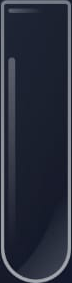
#> input picture tubes/bottle0_tube9.png, 72 x 283 px; its folder holds 4 pictures in this run
$ python colorDetect.py
#> lines starting #> are read from the running program, lines starting #| are printed output that depends on the picture; after the words box and inside, x2 and y2 are one past the last pixel; in counts of white or black regions, pixels touching at a corner belong together
import cv2 as cv
import numpy as np
import os
from collections import defaultdict

# === Configuration ===
script_dir = os.path.dirname(os.path.abspath(__file__))
input_folder = os.path.join(script_dir, "../tubes")
output_folder = os.path.join(script_dir, "../color")

# HSV color ranges (adjust if needed)
color_hsv_ranges = {
    "red1": ([0, 100, 100], [10, 255, 255]),
    "red2": ([160, 100, 100], [179, 255, 255]),
    "cyan": ([80, 100, 100], [100, 255, 255]),
    "green": ([45, 100, 100], [75, 255, 255]),
    "pink": ([140, 100, 150], [160, 255, 255]),
    "tan": ([10, 50, 150], [20, 180, 255]),
    "white": ([0, 0, 200], [179, 30, 255]),
    "orange": ([10, 150, 150], [25, 255, 255]),
    "lime": ([35, 100, 100], [45, 255, 255]),
    "rose": ([160, 50, 150], [170, 255, 255]),
    "blue": ([100, 100, 100], [130, 255, 255]),
    "lavender": ([125, 50, 150], [140, 255, 255]),
    "purple": ([140, 100, 100], [155, 255, 255]),
    "brown": ([10, 100, 20], [20, 200, 200]),
    "black": ([0, 0, 0], [180, 255, 50]),
}

# BGR colors for annotation
bgr_colors = {
    "red": (0, 0, 255),
    "cyan": (255, 255, 0),
    "green": (0, 255, 0),
    "pink": (255, 0, 255),
    "tan": (180, 200, 140),
    "white": (255, 255, 255),
    "orange": (0, 165, 255),
    "lime": (0, 255, 150),
    "rose": (255, 102, 204),
    "blue": (255, 0, 0),
    "lavender": (230, 190, 255),
    "purple": (128, 0, 128),
    "brown": (42, 42, 165),
    "black": (50, 50, 50),
}


def extract_color_boxes(hsv_img):
    """Detect color masks and extract bounding boxes per color."""
    color_masks = {}
    color_boxes = defaultdict(list)

    # Combine red ranges
    red_mask = cv.bitwise_or(
        cv.inRange(
            hsv_img,
            np.array(color_hsv_ranges["red1"][0]),
            np.array(color_hsv_ranges["red1"][1]),
        ),
        cv.inRange(
            hsv_img,
            np.array(color_hsv_ranges["red2"][0]),
            np.array(color_hsv_ranges["red2"][1]),
        ),
    )
    color_masks["red"] = red_mask

    # Other colors
    for color in color_hsv_ranges:
        if color in ["red1", "red2"]:
            continue
        lower, upper = np.array(color_hsv_ranges[color][0]), np.array(
            color_hsv_ranges[color][1]
        )
        color_masks[color] = cv.inRange(hsv_img, lower, upper)

    # Find contours and bounding boxes
    for color, mask in color_masks.items():
        contours, _ = cv.findContours(mask, cv.RETR_EXTERNAL, cv.CHAIN_APPROX_SIMPLE)
        for cnt in contours:
            x, y, w, h = cv.boundingRect(cnt)
            area = w * h
            color_boxes[color].append((x, y, w, h, area))

    return color_boxes


def main():
    # Load all image paths
    image_files = [
        os.path.join(input_folder, f)
        for f in os.listdir(input_folder)
        if f.lower().endswith((".png", ".jpg", ".jpeg"))
    ]
    if not image_files:
        print("No images found in folder:", input_folder)
        return

    # Step 1: Calculate reference area from all tubes (using middle strips)
    ref_area = None
    for file in image_files:
        img = cv.imread(file)
#> img is the input picture: shape (283, 72, 3); mean B, G, R 61.1, 46.8, 41.7
        strip = img[3:-3, 17:-17]  # crop middle strip
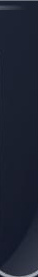
#> strip: shape (277, 38, 3); mean B, G, R 49.4, 34.6, 29.1
        hsv_strip = cv.cvtColor(strip, cv.COLOR_BGR2HSV)
#> hsv_strip: shape (277, 38, 3); mean H, S, V 112, 108.3, 49.4
        boxes = extract_color_boxes(hsv_strip)
#> in extract_color_boxes, `red_mask = cv.bitwise_or( cv.inRange( hsv_img, np.array(color_hsv_rang..`: red_mask: shape (277, 38); every value is 0
#> after the loop in extract_color_boxes, `for color in color_hsv_ranges:`: color_masks = 14 items
#> the loop in extract_color_boxes, `for color, mask in color_masks.items():` made 14 passes
#> color on passes 1 to 12: 'red', 'cyan', 'green', 'pink', 'tan', 'white', 'orange', 'lime', 'rose', 'blue', 'lavender', 'purple'
#> boxes = 1 item
        for color, rects in boxes.items():
            if color == "black":
                continue
            for _, _, _, _, area in rects:
                if ref_area is None or area < ref_area:
                    ref_area = area
#> this loop made 1 pass
#> pass 2 of the loop in main, `for file in image_files:`:
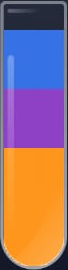
#> input picture tubes/bottle10_tube4.png, 68 x 270 px
#> in main, img is the input picture: shape (270, 68, 3); mean B, G, R 119.9, 112.8, 152
#> red_mask: shape (264, 34); every value is 0
#> the loop in extract_color_boxes (call 2), `for color, mask in color_masks.items():` made 14 passes
#> in main, `boxes = extract_color_boxes(hsv_strip)`: boxes = 8 items
#> the loop in main, `for color, rects in boxes.items():` made 8 passes
#> (color, rects) on passes 1, 2, 3, 4, 5, 7, 8: ('pink', [(0, 144, 34, 1, 34)]), ('tan', [(0, 256, 34, 8, 272), (0, 145, 34, 1, 34)]), ('orange', [(0, 145, 34, 118, 4012)]), ('blue', [(0, 27, 34, 60, 2040)]), ('lavender', [(0, 86, 34, 58, 1972)]), ('brown', [(2, 260, 1, 1, 1)]), ('black', [(32, 263, 2, 1, 2), (0, 263, 1, 1, 1)])
#> after the loop in main, `for color, rects in boxes.items():`: ref_area = 1
#> pass 3 of the loop in main, `for file in image_files:`:
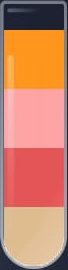
#> input picture tubes/bottle10_tube7.png, 68 x 270 px
#> in main, img is the input picture: shape (270, 68, 3); mean B, G, R 106, 132.3, 200.8
#> in extract_color_boxes (call 3), `red_mask = cv.bitwise_or( cv.inRange( hsv_img, np.array(color_hsv_rang..`:
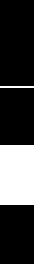
#> red_mask: shape (264, 34); 23.5% white; 2 white regions, box (x1, y1, x2, y2) and area: (0, 145, 34, 205) 2040, (0, 86, 34, 88) 68
#> the loop in extract_color_boxes (call 3), `for color, mask in color_masks.items():` made 14 passes
#> in main, `boxes = extract_color_boxes(hsv_strip)`: boxes = 6 items
#> the loop in main, `for color, rects in boxes.items():` made 6 passes
#> (color, rects) on passes 1, 4, 5, 6: ('red', [(0, 145, 34, 60, 2040), (0, 86, 34, 2, 68)]), ('orange', [(0, 27, 34, 59, 2006)]), ('brown', [(0, 26, 34, 1, 34)]), ('black', [(32, 263, 2, 1, 2), (0, 263, 1, 1, 1), (0, 1, 34, 24, 816)])
#> after the loop in main, `for color, rects in boxes.items():`: ref_area = 1
#> the loop made 4 passes; the first 3 are shown

    if ref_area is None:
        print("No non-black color areas found across images.")
        return

    print(f"Reference color area: {ref_area}")
#| Reference color area: 1

    # Step 2: Process each tube for color detection and annotation
    for idx, file in enumerate(image_files):
        img = cv.imread(file)
        original = img.copy()
        strip = img[3:-3, 15:-15]
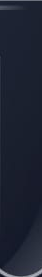
#> strip: shape (277, 42, 3); mean B, G, R 49.6, 34.8, 29.3
        hsv_strip = cv.cvtColor(strip, cv.COLOR_BGR2HSV)
#> hsv_strip: shape (277, 42, 3); mean H, S, V 112, 108, 49.6

        color_boxes = extract_color_boxes(hsv_strip)
#> in extract_color_boxes (call 5), `red_mask = cv.bitwise_or( cv.inRange( hsv_img, np.array(color_hsv_rang..`: red_mask: shape (277, 42); every value is 0
#> color_boxes = 1 item
        tube_colors = []

        # Detect and record colors above half reference area
        for color, boxes in color_boxes.items():
            for x, y, w, h, area in sorted(
                boxes, key=lambda b: b[1]
            ):  # sort by vertical position
                if area < ref_area / 2:
                    continue
                tube_colors.append(color)
                # Draw box on original image (adjusting coords for strip offset)
                cv.rectangle(
                    original,
                    (x + 15, y + 3),
                    (x + w + 15, y + h + 3),
                    bgr_colors.get(color, (200, 200, 200)),
                    2,
                )
                cv.putText(
                    original,
                    color,
                    (x + 18, y + 15),
                    cv.FONT_HERSHEY_SIMPLEX,
                    0.5,
                    bgr_colors.get(color, (200, 200, 200)),
                    1,
                    cv.LINE_AA,
                )
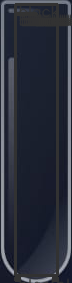
#> original: shape (283, 72, 3); 13.93% of pixels changed, all inside (x1, y1, x2, y2) = (14, 3, 72, 283)
#> after the loop, tube_colors = ['black', 'black', 'black', 'black', 'black', 'black', 'black', 'black', 'black', 'black', 'black', 'black', 'black', 'black']

        # Estimate empty capacity (how many segments black areas can hold)
        black_boxes = color_boxes.get("black", [])
#> black_boxes = 14 items, first 6: (38, 274, 4, 3, 12), (0, 274, 4, 3, 12), (20, 10, 1, 1, 1), (18, 10, 1, 1, 1), (16, 10, 1, 1, 1), (14, 10, 1, 1, 1)
        empty_capacity = 0
        for _, _, _, h, area in black_boxes:
            if area >= ref_area / 2:
                empty_capacity += int(
                    round(h / (ref_area / (h if h > 0 else 1)))
                )  # fallback to h to avoid div by zero
#> this loop made 14 passes
#> (h, area, empty_capacity) on pass 14: (271, 11382, 73470)
#> after the loop, empty_capacity = 73470

        # Print output for the tube
        print(f"Tube {idx + 1}:")
        print("  Colors:", tube_colors if tube_colors else ["empty"])
#|   Colors: ['black', 'black', 'black', 'black', 'black', 'black', 'black', 'black', 'black', 'black', 'black', 'black', 'black', 'black']
        print("  Empty capacity:", empty_capacity)
#|   Empty capacity: 73470

        # Save or show annotated image
        if output_folder:
            os.makedirs(output_folder, exist_ok=True)
            cv.imwrite(
                os.path.join(output_folder, f"annotated_tube_{idx+1}.png"), original
            )
        else:
            cv.imshow(f"Annotated Tube {idx+1}", original)
            cv.waitKey(0)
            cv.destroyAllWindows()
#> pass 2 of the loop in main, `for idx, file in enumerate(image_files):`:
#> in main, `strip = img[3:-3, 15:-15]`:
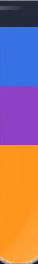
#> strip: shape (264, 38, 3); mean B, G, R 118.3, 113.3, 161.3
#> red_mask: shape (264, 38); every value is 0
#> color_boxes = 8 items
#> the loop in main, `for color, boxes in color_boxes.items():` made 8 passes
#> (color, boxes) on passes 1, 2, 3, 4, 5, 7, 8: ('pink', [(1, 144, 37, 1, 37)]), ('tan', [(0, 255, 38, 9, 342), (0, 145, 38, 1, 38)]), ('orange', [(0, 145, 38, 118, 4484)]), ('blue', [(0, 27, 38, 60, 2280)]), ('lavender', [(0, 86, 38, 58, 2204)]), ('brown', [(4, 260, 1, 1, 1)]), ('black', [(34, 262, 4, 2, 8), (0, 262, 3, 2, 6)])
#> after the loop in main, `for color, boxes in color_boxes.items():`:
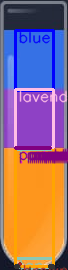
#> original: shape (270, 68, 3); 18.27% of pixels changed, all inside (x1, y1, x2, y2) = (14, 29, 68, 270)
#> after the loop in main, `for color, boxes in color_boxes.items():`: tube_colors = ['pink', 'tan', 'tan', 'orange', 'blue', 'lavender', 'purple', 'purple', 'purple', 'purple', 'purple', 'purple', 'purple', 'purple', 'purple', 'purple', 'purple', 'purple', 'purple', 'purple', 'purple', 'brown', 'black', 'black']
#> black_boxes = [(34, 262, 4, 2, 8), (0, 262, 3, 2, 6)]
#> the loop in main, `for _, _, _, h, area in black_boxes:` made 2 passes
#> (h, area, empty_capacity) on passes 1 to 2: (2, 8, 4), (2, 6, 8)
#> after the loop in main, `for _, _, _, h, area in black_boxes:`: empty_capacity = 8
#> (printed output is left out)
#|   Empty capacity: 8
#> pass 3 of the loop in main, `for idx, file in enumerate(image_files):`:
#> red_mask: shape (264, 38); 23.5% white; 2 white regions, box (x1, y1, x2, y2) and area: (0, 145, 38, 205) 2280, (0, 86, 38, 88) 76
#> color_boxes = 6 items
#> the loop in main, `for color, boxes in color_boxes.items():` made 6 passes
#> (color, boxes) on passes 1, 4, 5, 6: ('red', [(0, 145, 38, 60, 2280), (0, 86, 38, 2, 76)]), ('orange', [(0, 27, 38, 59, 2242)]), ('brown', [(0, 26, 38, 1, 38)]), ('black', [(1, 263, 2, 1, 2), (34, 262, 4, 2, 8), (0, 1, 38, 25, 950)])
#> after the loop in main, `for color, boxes in color_boxes.items():`:
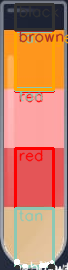
#> original: shape (270, 68, 3); 18.63% of pixels changed, all inside (x1, y1, x2, y2) = (14, 3, 68, 270)
#> after the loop in main, `for color, boxes in color_boxes.items():`: tube_colors = ['red', 'red', 'tan', 'tan', 'tan', 'tan', 'white', 'white', 'white', 'white', 'white', 'orange', 'brown', 'black', 'black', 'black']
#> black_boxes = [(1, 263, 2, 1, 2), (34, 262, 4, 2, 8), (0, 1, 38, 25, 950)]
#> the loop in main, `for _, _, _, h, area in black_boxes:` made 3 passes
#> (h, area, empty_capacity) on pass 3: (25, 950, 630)
#> after the loop in main, `for _, _, _, h, area in black_boxes:`: empty_capacity = 630
#|   Colors: ['red', 'red', 'tan', 'tan', 'tan', 'tan', 'white', 'white', 'white', 'white', 'white', 'orange', 'brown', 'black', 'black', 'black']
#|   Empty capacity: 630
#> the loop made 4 passes; the first 3 are shown


if __name__ == "__main__":
    main()
